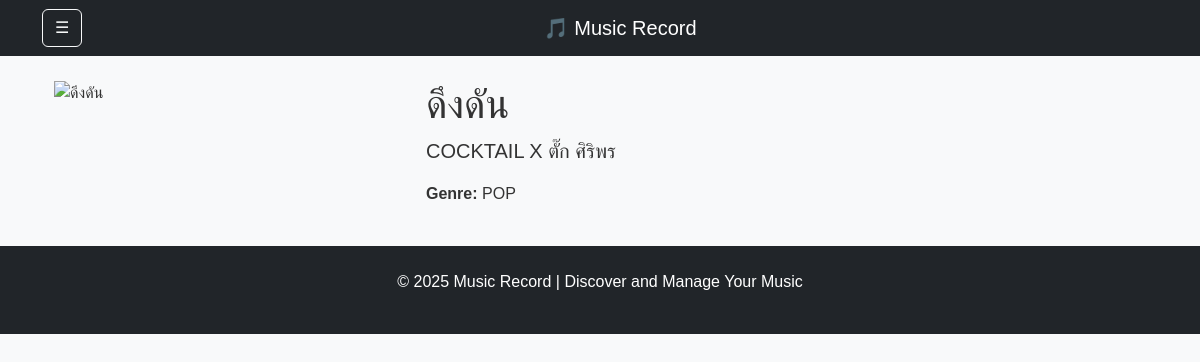
/song/10, run on the app's committed database.
### app/models.py (models this page shows)
class Song(db.Model):
    id = db.Column(db.Integer, primary_key=True)
    title = db.Column(db.String(100), nullable=False)
    artist = db.Column(db.String(100), nullable=False)
    genre = db.Column(db.String(50), nullable=False)
    image_url = db.Column(db.String(255))  # URL รูปภาพของเพลง
    playlists = db.relationship('Playlist', secondary=playlist_song, back_populates='songs')

### app/routes.py (the view)
@song_routes.route('/song/<int:song_id>')
def song_detail(song_id):
    song = Song.query.get_or_404(song_id)
    return render_template('song_detail.html', song=song)

### app/templates/song_detail.html
{% extends "base.html" %}
{% block content %}
<div class="container mt-4">
    <div class="row">
        <div class="col-md-4">
            {% if song.image_url %}
            <img src="{{ song.image_url }}" alt="{{ song.title }}" class="img-fluid">
            {% else %}
            <div class="placeholder-image"></div>
            {% endif %}
        </div>
        <div class="col-md-8">
            <h1>{{ song.title }}</h1>
            <p class="lead">{{ song.artist }}</p>
            <p><strong>Genre:</strong> {{ song.genre }}</p>
        </div>
    </div>
</div>
{% endblock %}

### app/static/css/styles.css (style rules this page uses)
:root { --primary-color: #ff8a00; --secondary-color: #e52e71; --background-color: #f8f9fa; --text-color: #333; --shadow: 0 4px 10px rgba(0, 0, 0, 0.2); }
body { font-family: 'Arial', sans-serif; background-color: var(--background-color); color: var(--text-color); margin: 0; padding: 0; }

### data on the page
Song: title "ดึงดัน", artist "COCKTAIL X ตั๊ก ศิริพร", genre "POP"
